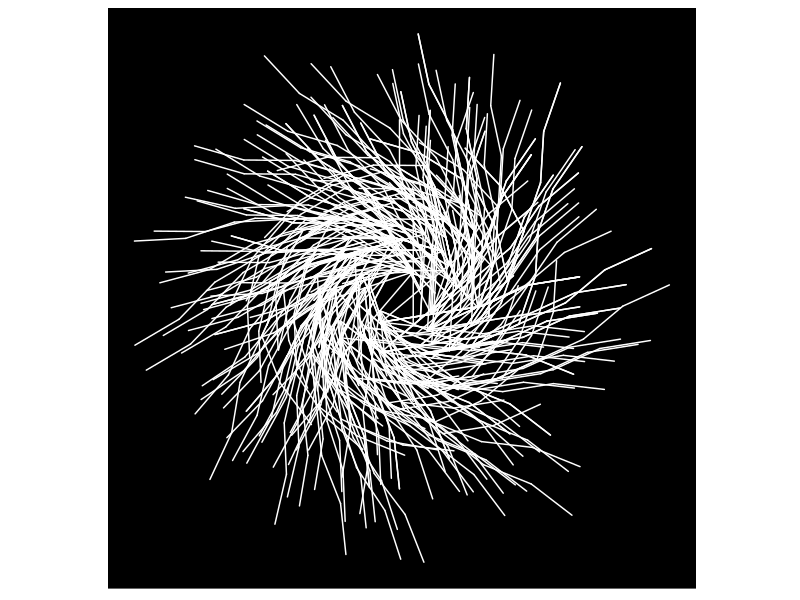

The R script that drew this image:
#install.packages("gsubfn")
library(gsubfn)
library(stringr)
library(dplyr)
library(ggplot2)

#Pls branches sur tronc
axiom="F"
rules=list("F"="F-[-F+F+F]+[F]")
angle=22.5
depth=4

#Sympa
axiom="F"
rules=list("F"="F-[-F+F+F]F+[F]")
angle=22.5
depth=4

#Sympa2
axiom="F"
rules=list("F"="F-F[-F+F+F]+[F]")
angle=22.5
depth=4



#Simple
axiom="F"
rules=list("F"="F-[F]+[+F]")
angle=22.5
depth=4

#Plant Test
axiom="F"
rules=list("F"="F+[-F+F-[F]]+[+F+F]")                               ##  rules=list("F"="F+[???F]")
angle=15.5
depth=4


for (i in 1:depth) axiom=gsubfn(".", rules, axiom)

actions=str_extract_all(axiom, "\\d*\\+|\\d*\\-|F|L|R|\\[|\\]|\\|") %>% unlist

status=data.frame(x=numeric(0), y=numeric(0), alfa=numeric(0))
points=data.frame(x1 = 0, y1 = 0, x2 = NA, y2 = NA, alfa=90, depth=1)


for (action in actions) 
{
  if (action=="F")
  {
    x=points[1, "x1"]+cos(points[1, "alfa"]*(pi/180))
    y=points[1, "y1"]+sin(points[1, "alfa"]*(pi/180))
    points[1,"x2"]=x
    points[1,"y2"]=y
    data.frame(x1 = x, y1 = y, x2 = NA, y2 = NA, 
               alfa=points[1, "alfa"],
               depth=points[1,"depth"]) %>% rbind(points)->points
  }
  if (action %in% c("+", "-")){
    alfa=points[1, "alfa"]
    points[1, "alfa"]=eval(parse(text=paste0("alfa",action, angle)))
  }
  if(action=="["){ 
    data.frame(x=points[1, "x1"], y=points[1, "y1"], alfa=points[1, "alfa"]) %>% 
      rbind(status) -> status
    points[1, "depth"]=points[1, "depth"]+1
  }
  
  if(action=="]"){ 
    depth=points[1, "depth"]
    points[-1,]->points
    data.frame(x1=status[1, "x"], y1=status[1, "y"], x2=NA, y2=NA, 
               alfa=status[1, "alfa"],
               depth=depth-1) %>% 
      rbind(points) -> points
    status[-1,]->status
  }
}

ggplot() + 
  geom_segment(aes(x = x1, y = y1, xend = x2, yend = y2), 
               lineend = "round", 
               colour="white",
               data=na.omit(points)) + 
  coord_fixed(ratio = 1) +
  theme(legend.position="none",
        panel.background = element_rect(fill="black"),
        panel.grid=element_blank(),
        axis.ticks=element_blank(),
        axis.title=element_blank(),
        axis.text=element_blank())
